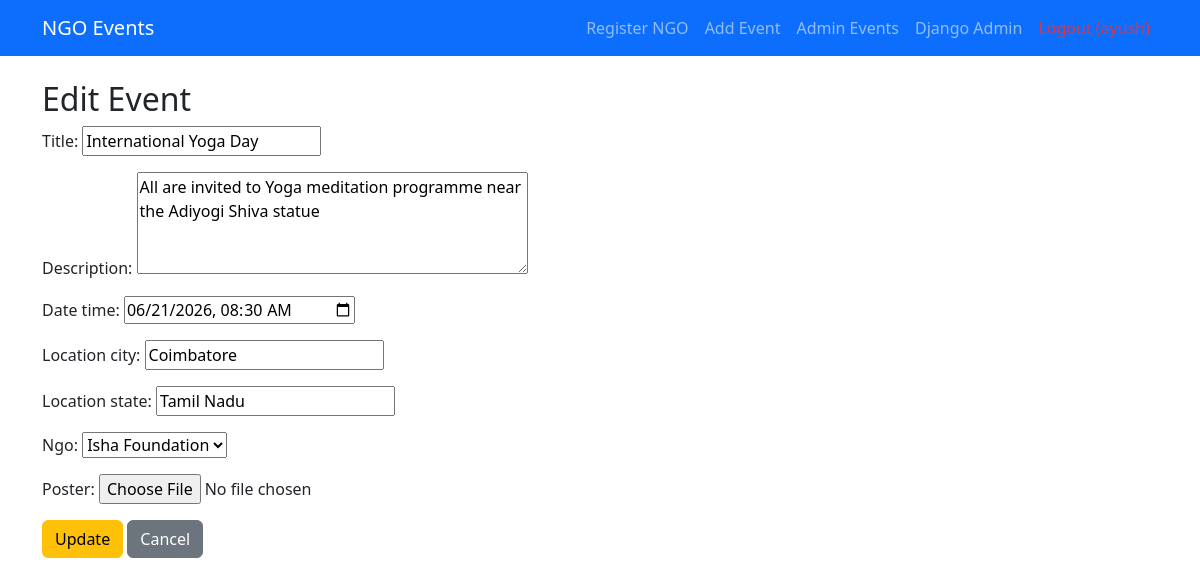
The page /event/1/edit/ (signed in) on the database its author committed.
### events/models.py (models this page shows, shortened)
class Event(models.Model):
    title = models.CharField(max_length=200)
    description = models.TextField()
    date_time = models.DateTimeField()
    location_city = models.CharField(max_length=100)
    location_state = models.CharField(max_length=100)
    ngo = models.ForeignKey(NGO, on_delete=models.CASCADE, related_name='events')
    poster = models.ImageField(upload_to='event_posters/', blank=True, null=True)
    created_at = models.DateTimeField(auto_now_add=True)
    class Meta:
        ordering = ['-date_time']

### events/views.py (the view)
# urls.py: path('event/<int:pk>/edit/', views.edit_event, name='edit_event'),
@login_required
def edit_event(request, pk):
    event = get_object_or_404(Event, pk=pk)
    if request.method == 'POST':
        form = EventCreationForm(request.POST, request.FILES, instance=event)
        if form.is_valid():
            form.save()
            messages.success(request, 'Event updated!')
            return redirect('event_list_admin')
    else:
        form = EventCreationForm(instance=event)
    return render(request, 'events/edit.html', {'form': form, 'event': event})

### events/forms.py
class EventCreationForm(forms.ModelForm):
    class Meta:
        model = Event
        fields = '__all__'
        widgets = {
            'date_time': forms.DateTimeInput(attrs={'type': 'datetime-local'}),
            'description': forms.Textarea(attrs={'rows': 4}),
        }

### ngo/models.py (called while the page is built)
    def __str__(self):
        return self.name

### templates/events/edit.html (shortened to what this page needs)
{% extends 'base.html' %}
{% block content %}
<h2>Edit Event</h2>
<form method="post" enctype="multipart/form-data">
  {{ form.as_p }}
  <button type="submit" class="btn btn-warning">Update</button>
  <a href="{% url 'event_list_admin' %}" class="btn btn-secondary">Cancel</a>
</form>
{% endblock %}

### rows shown on the page
Event: title "International Yoga Day", description "All are invited to Yoga meditation programme near the Adiyogi Shiva statue", date_time "06/21/2026 08:30", location_city "Coimbatore", location_state "Tamil Nadu", ngo "Isha Foundation"
